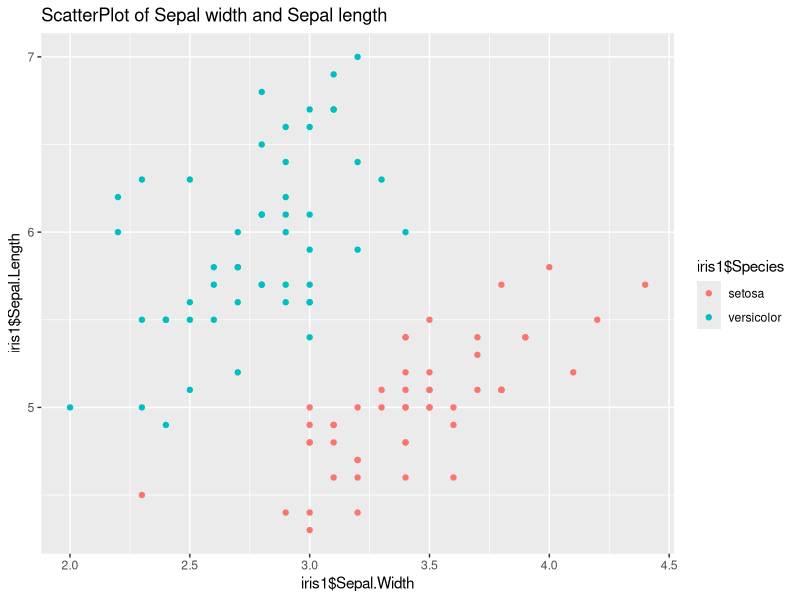
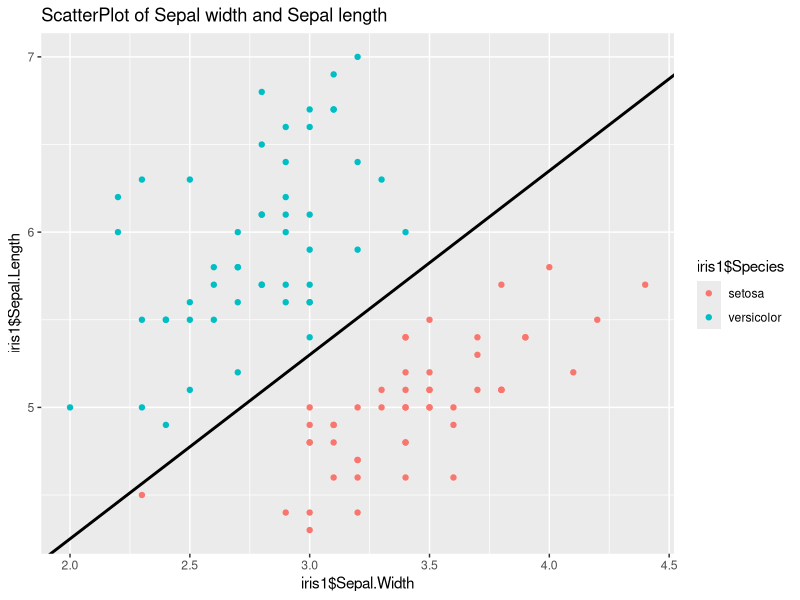
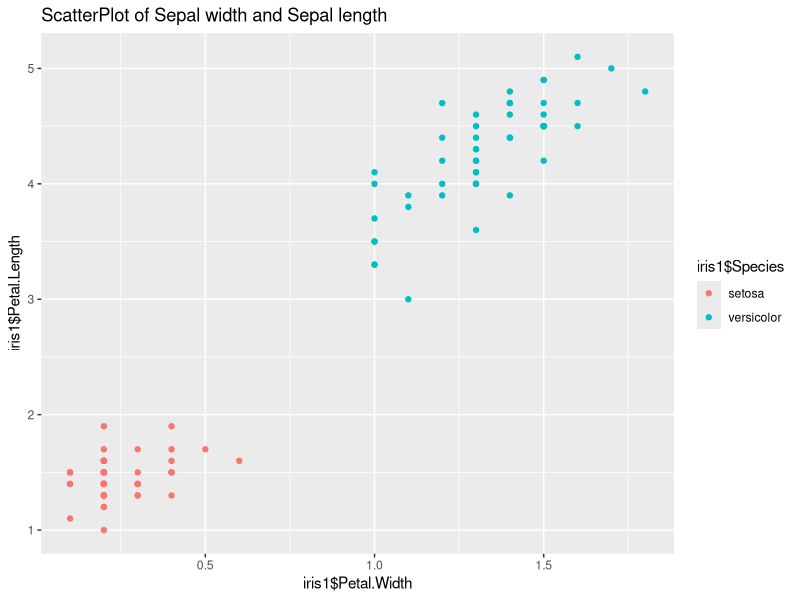
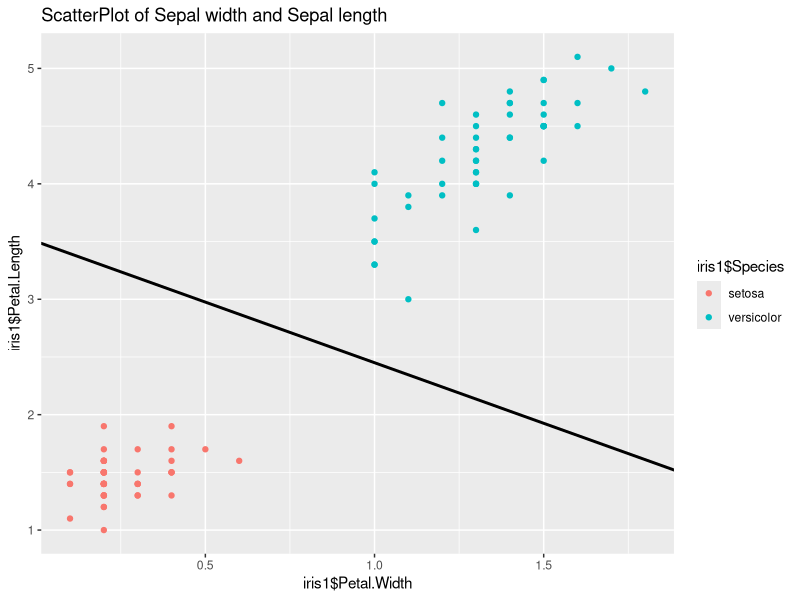
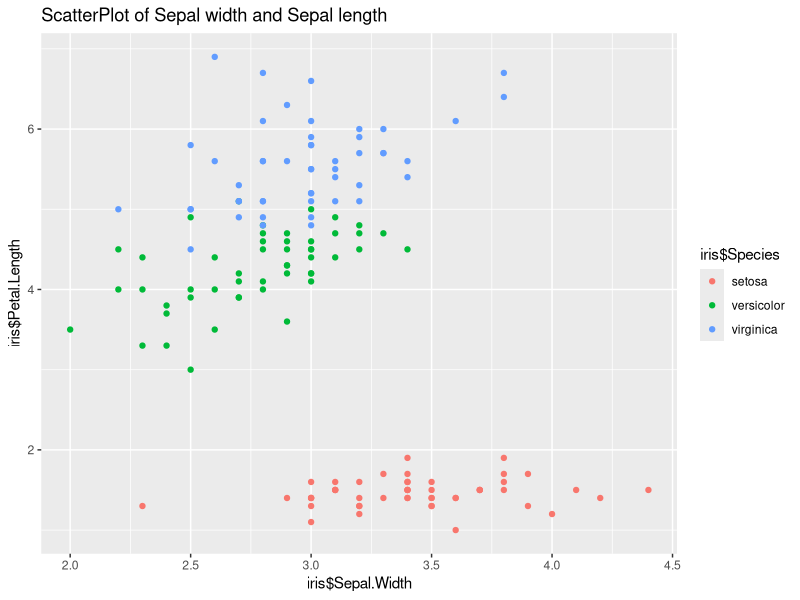
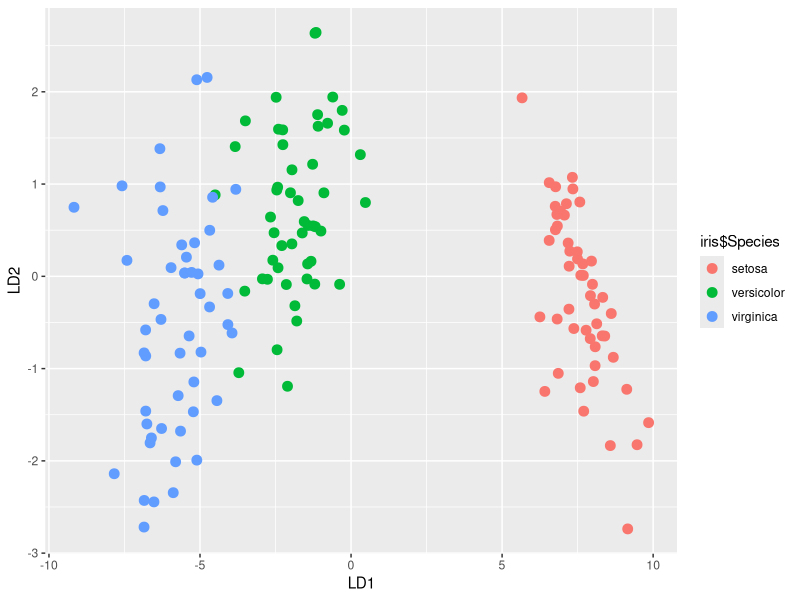

R code for these plots, in order:
data("iris")
str(iris)
View(iris)
table(iris$Species)
iris1<-iris[iris$Species!="virginica",];
library(ggplot2)
plot<-qplot(iris1$Sepal.Width,iris1$Sepal.Length,colour=iris1$Species,main = "ScatterPlot of Sepal width and Sepal length");
plot
plot+geom_abline(intercept=2.15,slope=1.05,size=1)

plot1<-qplot(iris1$Petal.Width,iris1$Petal.Length,colour=iris1$Species,main = "ScatterPlot of Sepal width and Sepal length");
plot1
plot1+geom_abline(intercept=3.5,slope=-1.05,size=1)

plot2<-qplot(iris$Sepal.Width,iris$Petal.Length,colour=iris$Species,main = "ScatterPlot of Sepal width and Sepal length");
plot2

library(MASS)
lda.iris<-lda(Species~.,data = iris)
lda.iris #Proportion of trace shows the importance of discriminant. Meaning how much it explains the varience.

x<-predict(lda.iris)
names(x)
table(iris$Species,x$class) #confusion matrix for the reality vs prediction
x$x


LD1<-x$x[,1]
LD2<-x$x[,2]

qplot(LD1,LD2,color=iris$Species,size=I(3))
